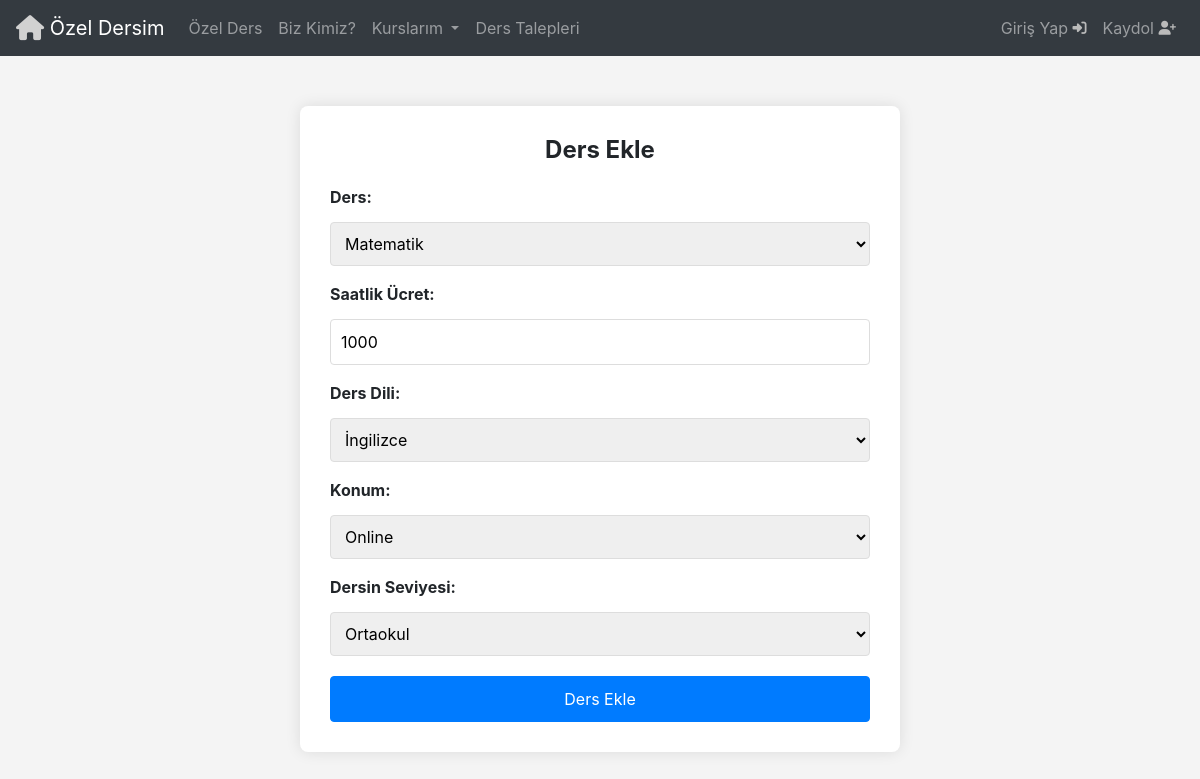
/ders_duzenle/15/, run on the app's committed database.
### Base/models.py (models this page shows, shortened)
class Ders(models.Model):
  ders = models.CharField(max_length=50)
  def __str__(self) :
    return self.ders

class VerilenDersler(models.Model):
  seviye = [
    ('İlkokul', 'İlkokul'),
    ('Ortaokul', 'Ortaokul'),
    ('Lise', 'Lise'),
    ('Universite', 'Üniversite'),
    ('Yukseklisans','Yüksek Lisans'),
  ]
  ders = models.ForeignKey(Ders, on_delete=models.CASCADE)
  saatlik_ucret = models.IntegerField(validators=[MinValueValidator(0)])
  egitmen = models.ForeignKey(User, on_delete=models.CASCADE)
  ders_dili = models.ForeignKey(Dil, on_delete=models.CASCADE)
  sehir = models.ForeignKey(Sehir, on_delete=models.CASCADE)
  ders_seviyesi = models.CharField(max_length=50, choices=seviye)

class Sehir(models.Model):
  sehir = models.CharField(max_length=50)
  def __str__(self):
    return self.sehir

### Base/views.py (the view)
# urls.py: path('ders_duzenle/<str:pk>/',views.ders_duzenle,name='DersDuzenle'),
def ders_duzenle(request,pk):
   ders_data = VerilenDersler.objects.get(id=pk)
   if request.method == 'POST':
      dersform = DersEkleForm(request.POST,instance=ders_data)
      if dersform.is_valid():
         dersform.save()
         return redirect('VerdigimDersler', pk= request.user.id)
   else:
      dersform = DersEkleForm(instance=ders_data)
   return render(request,'DersEkle.html',{'dersform':dersform})

### Base/formlar.py
class DersEkleForm(forms.ModelForm):
    class Meta:
        model = VerilenDersler
        fields = ['ders','saatlik_ucret','ders_dili','sehir','ders_seviyesi']
        exclude = ['egitmen']

### Base/models.py (called while the page is built)
  def __str__(self):
    return self.dil

### Templates/DersEkle.html (shortened to what this page needs)
{% include 'navbar.html' %}
<!DOCTYPE html>
<html lang="en">
  <head>
    <link
      rel="stylesheet"
      href="https://stackpath.bootstrapcdn.com/bootstrap/4.5.2/css/bootstrap.min.css"
    />
  </head>
  <body>
    <div class="container">
      <h2 class="form-title">Ders Ekle</h2>
      <form method="POST">
        <div class="form-group">
          <label for="ders">Ders:</label>
          {{ dersform.ders }}
        </div>
        <div class="form-group">
          <label for="saatlik_ucret">Saatlik Ücret:</label>
          {{ dersform.saatlik_ucret }}
        </div>
        <div class="form-group">
          <label for="ders_dili">Ders Dili:</label>
          {{ dersform.ders_dili }}
        </div>
        <div class="form-group">
          <label for="sehir">Konum:</label>
          {{ dersform.sehir }}
        </div>
        <div class="form-group">
          <label for="ders_seviyesi">Dersin Seviyesi:</label>
          {{ dersform.ders_seviyesi }}
        </div>
        <button type="submit" class="btn btn-primary btn-block">Ders Ekle</button>
      </form>
    </div>
  </body>
</html>

### Templates/DersEkle.html (style rules this page uses)
body { background-color: #f4f4f4; }
.container { max-width: 600px; margin: 50px auto; background-color: #fff; padding: 30px; border-radius: 8px; box-shadow: 0px 0px 15px rgba(0, 0, 0, 0.1); }
.form-group label { font-weight: bold; }
.form-group input[type="text"], .form-group input[type="number"], .form-group select { width: 100%; padding: 10px; margin-top: 5px; border: 1px solid #ddd; border-radius: 4px; box-sizing: border-box; }
.btn-primary { padding: 10px 20px; margin-top: 20px; }
.form-title { font-size: 24px; font-weight: bold; margin-bottom: 20px; text-align: center; }

### data on the page
Ders: ders "Matematik"
VerilenDersler: saatlik_ucret "1000", ders_dili "İngilizce", ders_seviyesi "Ortaokul"
Sehir: sehir "Online"
